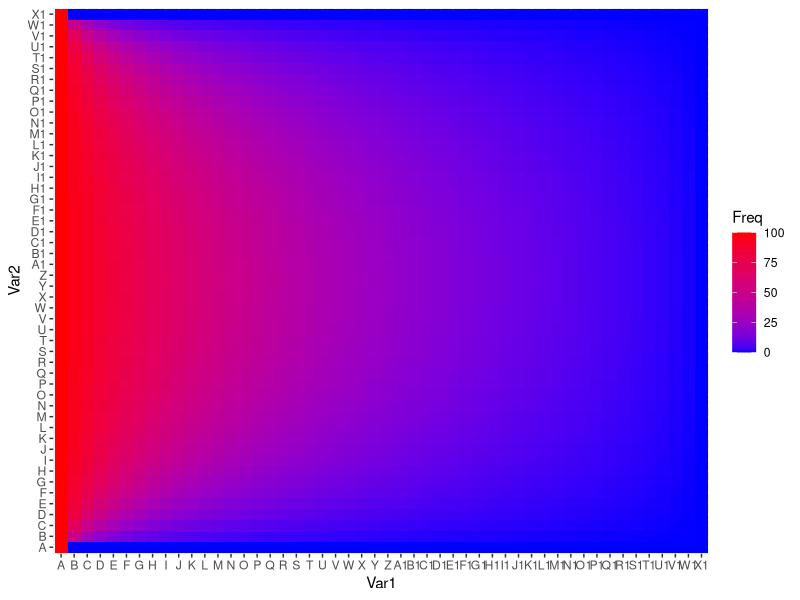

Recreate this plot in R.
rm(list = ls())

bisekce <- function(f, a , b){
  fa <- f(a)
  fb <- f(b)
  if(fa*fb<0){
    repeat{
      c <- (a+b)/2
      if(c==a || c==b){return(c)}
      fc <- f(c)
      if((fa * fc) < 0){
        b <- c
        fb <- fc
      }else{
        a <- c
        fa <- fc
      }
    }
  }else{
    stop("Spatne vstupni zadani")
    return(FALSE)
  }
}


print(bisekce(function(x) x*x-2, 0, 2))


A<- matrix(0, 50, 50)
A[1,] <- 100
for(k in 1:1000){
  for(i in 2:49) {
    for(j in 2:49){
      A[i,j]<-0.25*(A[i-1,j]+A[i+1,j]+A[i,j-1]+A[i,j+1])
    }
  }
}
library(ggplot2)
library(scales)
ggplot(as.data.frame(as.table(A)),aes(Var1,Var2,fill=Freq))+geom_tile()+scale_fill_gradient(low = "blue", high = "red")
print(A[25,25])
n <- 48*48
A <- matrix(0,n,n)
b <- numeric(n)
for(i in 2:49) {
  for(j in 2:49){
    k <- (i-2)*48+j-1
    A[k,k]<- 4
    if(i>2) A[k,k-48] <- -1
    if(i==2) b[k] <- 100
    if(j>2) A[k,k-1] <- -1
    if(i<49) A[k,k+48] <- -1
    if(j<49) A[k,k+1] <- -1
  }
}
x<-solve(A,b)
print(x[(i-2)*48+j-1])